Frame 1 (no input): blank canvas, image omitted
Frame 60 (the mouse pressed at the canvas centre just before this capture): blank canvas, image omitted
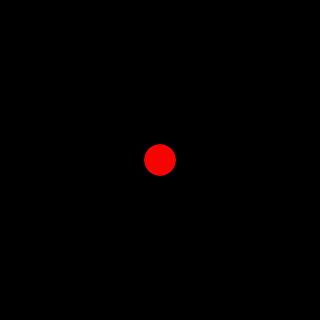
Frame 120 (the mouse held since frame 60 and released just before this capture)

The Processing sketch whose frames 1 and 60 were blank and that drew this single picture after the mouse press (run headless with seeded random() and noise(); from frame 60 on, the mouse is pressed at the canvas centre):

// Processing sketch: worm3
// ── worm3.pde
ArrayList<Point> points;
boolean mouseHasMoved = false;

class Point {
  float x, y;

  Point(float x_, float y_) {
    x = x_;
    y = y_;
  }

  void ease(float easing, Point otherPoint) {
    x += easing * (otherPoint.x - x);
    y += easing * (otherPoint.y - y);
  }
}

void setup() {
  size(320, 320);
}

void draw() {
  background(0);
  noStroke();
  if (!mouseHasMoved) {
    if (pmouseX == mouseX)
      return;
    else {
      points = new ArrayList<Point>();
      int numberOfPoints = 500;
      for (int i = 0; i < numberOfPoints; ++i) {
        points.add(new Point(mouseX, mouseY));
      }
      mouseHasMoved = true;
    }
  }
  points.remove(0);
  points.add(new Point(mouseX, mouseY));
  int index = 0;
  for (Point point : points) {
    float zeroToOne =  ((float) index) / points.size();
    if (index < points.size() - 1) {
      float easing = 0.5; //0.005 + 0.01 * zeroToOne;
      point.ease(easing, points.get(index + 1));
    }
    fill(255 * zeroToOne, 0, 255 * (1-zeroToOne), zeroToOne * 200);
    float radius = 1.0 + zeroToOne * 30;
    ellipse(point.x, point.y, radius, radius);
    ++index;
  }
}
